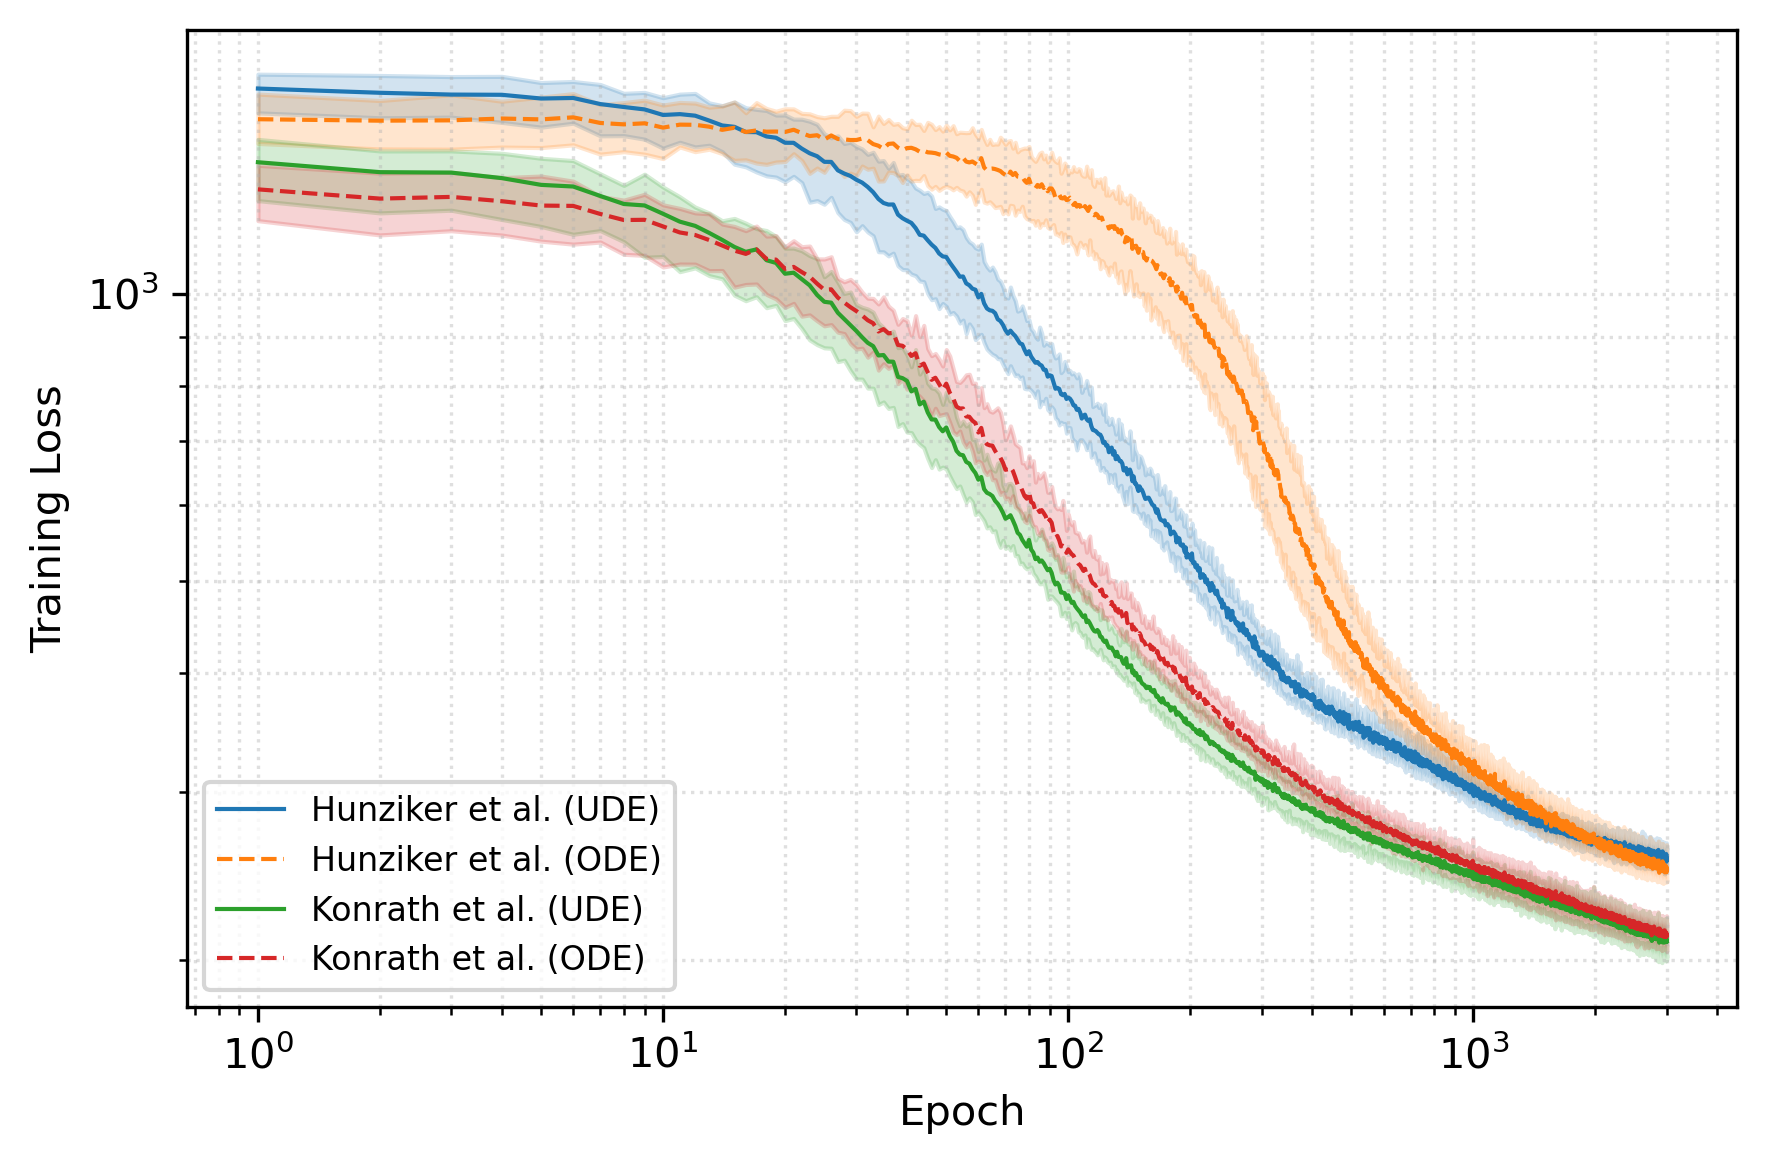

Source code (Python):
import numpy as np
import matplotlib.pyplot as plt
from pathlib import Path

# ---------------------------------------------------------------------------
# Paths
# ---------------------------------------------------------------------------
current_file_path = Path(__file__).resolve()
project_root = current_file_path.parents[3]
exp_root = project_root / "code" / "experiments"

RUNS = {
    "hunziker": {
        "UDE": exp_root / "ude_hunziker2010_uncertainty_2026-01-20_181050",
        "ODE": exp_root / "ode_hunziker2010_uncertainty_2026-01-19_132644",
    },
    "konrath": {
        "UDE": exp_root / "ude_konrath2020_uncertainty_2026-01-20_100950",
        "ODE": exp_root / "ode_konrath2020_uncertainty_2026-01-20_142837",
    },
}

DATASET_LABELS = {
    "hunziker": "Hunziker et al.",
    "konrath": "Konrath et al.",
}

# ---------------------------------------------------------------------------
# Helpers
# ---------------------------------------------------------------------------

def parse_training_log(file_path: Path) -> list[float]:
    losses = []
    with open(file_path, "r") as f:
        for line in f:
            if "Average Epoch Loss =" in line:
                try:
                    losses.append(float(line.split("Average Epoch Loss =")[1].strip()))
                except ValueError:
                    continue
    return losses


def load_losses(exp_dir: Path) -> np.ndarray | None:
    log_files = sorted(exp_dir.glob("run_seed_*/training_log.txt"))
    if not log_files:
        print(f"  No training logs found in {exp_dir}")
        return None

    all_losses = [parse_training_log(f) for f in log_files]
    all_losses = [l for l in all_losses if l]
    if not all_losses:
        return None

    min_len = min(len(l) for l in all_losses)
    return np.array([l[:min_len] for l in all_losses])  # shape (n_seeds, epochs)


# ---------------------------------------------------------------------------
# Plot
# ---------------------------------------------------------------------------

COLORS = {
    ("hunziker", "UDE"): "C0",
    ("hunziker", "ODE"): "C1",
    ("konrath",  "UDE"): "C2",
    ("konrath",  "ODE"): "C3",
}
LINESTYLES = {"UDE": "-", "ODE": "--"}

fig, ax = plt.subplots(1, 1, figsize=(6, 4))

for dataset, model_dirs in RUNS.items():
    for model, exp_dir in model_dirs.items():
        data = load_losses(exp_dir)
        if data is None:
            continue

        epochs = np.arange(1, data.shape[1] + 1)
        mean = np.mean(data, axis=0)
        lo = np.percentile(data, 5, axis=0)
        hi = np.percentile(data, 95, axis=0)
        color = COLORS[(dataset, model)]
        ls = LINESTYLES[model]
        label = f"{DATASET_LABELS[dataset]} ({model})"

        ax.plot(epochs, mean, color=color, lw=1, ls=ls, label=label)
        ax.fill_between(epochs, lo, hi, color=color, alpha=0.2)

ax.set_xscale("log")
ax.set_yscale("log")
ax.set_xlabel("Epoch")
ax.set_ylabel("Training Loss")
ax.legend(loc="lower left", fontsize=8)
ax.grid(True, which="both", ls=":", alpha=0.4)

plt.tight_layout()

output_dir = project_root / "code/plots" / "paper_plots"
output_dir.mkdir(parents=True, exist_ok=True)
output_path = output_dir / "real_loss_traj.png"
fig.savefig(output_path, dpi=300, bbox_inches="tight")
print(f"Saved to {output_path}")
plt.show()
